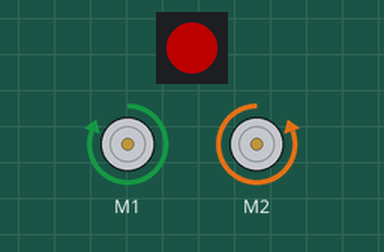
Recording of a program running on a simulated ESP32 board running CircuitPython. Parts: 1 RGB LEDs in strip order, left to right, 2 × DC motor (green arrow = forward, orange = backward, longer = faster). Dim RGB values are drawn brighter than linear; library files of the repository ran but are not shown: ideaboard.py.

Above: at 0.15 s.
At 4.17 s:
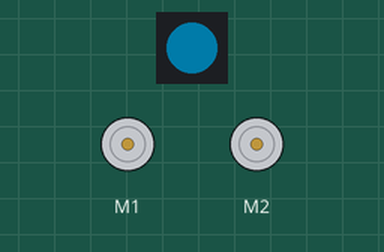
At 9.72 s:
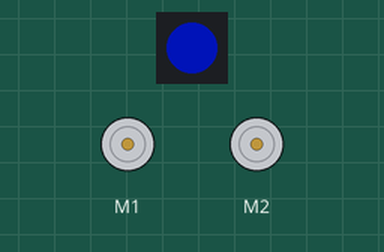
At 19.61 s:
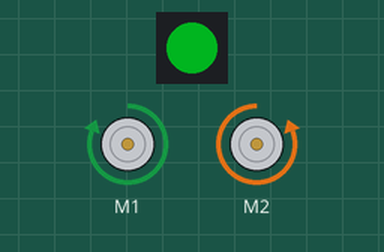
At 29.49 s:
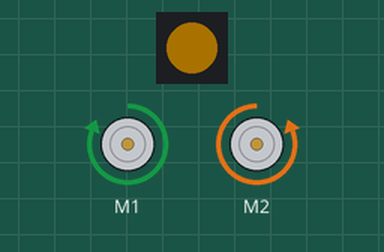
At 39.37 s:
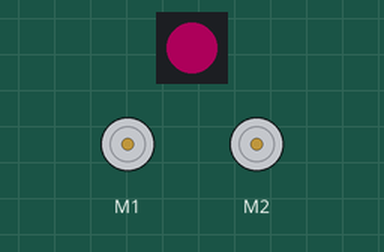
Timing chart, 0 to 40.0 s (numbered marks = the images above):
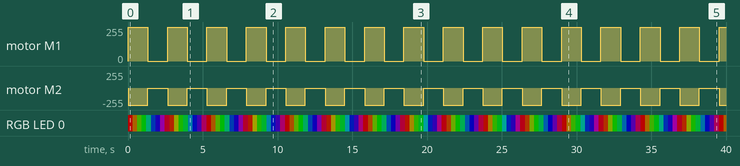

The program:

code.py
```python
from ideaboard import IdeaBoard
from time import sleep
import board

ib = IdeaBoard()


# motor speed is from -1.0 (reverse) to 1.0 (forward)
# 0 is stopped with brake, None = roll freel


while True:
    for i in range(256):
        ib.arcoiris = i
        sleep(0.01)
        if(i < 128):
            ib.motor_1.throttle = 1.0
            ib.motor_2.throttle = -1.0
        if(i >= 128):
            ib.motor_1.throttle = 0
            ib.motor_2.throttle = 0
```

Measured:
- by itself, motor M1: alternates forward 255/255 for 1.3 s and stopped for 1.3 s
- by itself, motor M2: alternates backward 255/255 for 1.3 s and stopped for 1.3 s
- by itself, RGB LED 0: off → RGB(76, 0, 0) at 0.00 s, → RGB(49, 27, 0) 0.31 s later, → RGB(22, 54, 0) 0.31 s later, → RGB(0, 72, 4) 0.31 s later, … (130 changes in this stretch)
